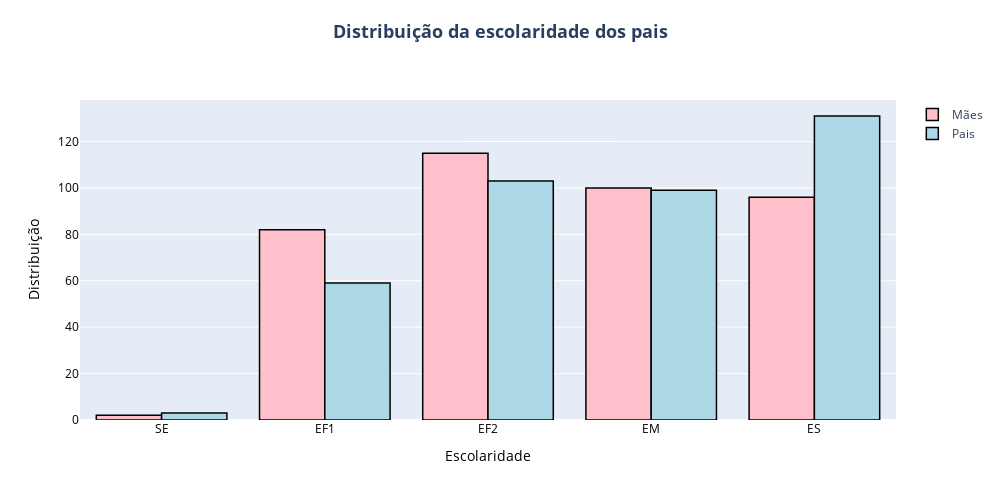

The code cell stored with this chart in its notebook:
### Markdown cell above
## 2.5 Verificando a relação entre a escolaridade dos pais e a média dos alunos.

### Code cell
pais = pd.concat([df_edu.value_counts('Medu'),
                 df_edu.value_counts('Fedu')], axis=1).sort_index()
Mulheres = go.Bar(x=['SE', 'EF1', 'EF2', 'EM', 'ES'],
                  y=pais[1],
                  name='Mães',
                  marker_color='pink',
                  marker_line_color='black',
                  marker_line_width=1.5)
Pais = go.Bar(x=['SE', 'EF1', 'EF2', 'EM', 'ES'],
              y=pais[0],
              name='Pais',
              marker_color='lightblue',
              marker_line_color='black',
              marker_line_width=1.5)
data = [Mulheres, Pais]
layout = go.Layout(
    title={
        'text': '<b>Distribuição da escolaridade dos pais<b>',
        'y': 0.95,
        'x': 0.5,
        'font_color': 'black'
    },
    width=1000,
    height=500,
    titlefont={'size': 18},
    yaxis={'title': 'Distribuição','color' :'black'},
    xaxis={'title': 'Escolaridade','color' :'black'},
    title_x=0.5)
fig = go.Figure(data=data, layout=layout)
py.iplot(fig)

### Figure 1 — Plotly figure (JSON) as saved in the notebook; plotly's stock layout.template omitted (floating-point values rounded to 4 significant figures)
{"data": [{"marker": {"color": "pink", "line": {"color": "black", "width": 1.5}}, "name": "Mães", "type": "bar", "x": ["SE", "EF1", "EF2", "EM", "ES"], "y": [2, 82, 115, 100, 96]}, {"marker": {"color": "lightblue", "line": {"color": "black", "width": 1.5}}, "name": "Pais", "type": "bar", "x": ["SE", "EF1", "EF2", "EM", "ES"], "y": [3, 59, 103, 99, 131]}], "layout": {"height": 500, "title": {"font": {"size": 18}, "text": "<b>Distribuição da escolaridade dos pais<b>", "x": 0.5, "y": 0.95}, "width": 1000, "xaxis": {"color": "black", "title": {"text": "Escolaridade"}}, "yaxis": {"color": "black", "title": {"text": "Distribuição"}}}}
